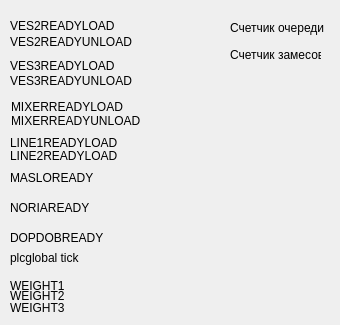
     <widget class="QWidget" name="tab">
      <attribute name="title">
       <string>Статус</string>
      </attribute>
      <widget class="QLabel" name="labelrealweight3">
       <property name="geometry">
        <rect>
         <x>10</x>
         <y>300</y>
         <width>221</width>
         <height>16</height>
        </rect>
       </property>
       <property name="text">
        <string>WEIGHT3</string>
       </property>
      </widget>
      <widget class="QLabel" name="labelves2readyunload">
       <property name="geometry">
        <rect>
         <x>10</x>
         <y>34</y>
         <width>201</width>
         <height>16</height>
        </rect>
       </property>
       <property name="text">
        <string>VES2READYUNLOAD</string>
       </property>
      </widget>
      <widget class="QLabel" name="labelnoriaready">
       <property name="geometry">
        <rect>
         <x>10</x>
         <y>200</y>
         <width>201</width>
         <height>16</height>
        </rect>
       </property>
       <property name="text">
        <string>NORIAREADY</string>
       </property>
      </widget>
      <widget class="QLabel" name="labelmixerreadyload">
       <property name="geometry">
        <rect>
         <x>11</x>
         <y>99</y>
         <width>201</width>
         <height>16</height>
        </rect>
       </property>
       <property name="text">
        <string>MIXERREADYLOAD</string>
       </property>
      </widget>
      <widget class="QLabel" name="labelmasloready">
       <property name="geometry">
        <rect>
         <x>10</x>
         <y>170</y>
         <width>201</width>
         <height>16</height>
        </rect>
       </property>
       <property name="text">
        <string>MASLOREADY</string>
       </property>
      </widget>
      <widget class="QLabel" name="labelrealweight1">
       <property name="geometry">
        <rect>
         <x>10</x>
         <y>278</y>
         <width>221</width>
         <height>16</height>
        </rect>
       </property>
       <property name="text">
        <string>WEIGHT1</string>
       </property>
      </widget>
      <widget class="QLabel" name="labelves2readyload">
       <property name="geometry">
        <rect>
         <x>10</x>
         <y>18</y>
         <width>201</width>
         <height>16</height>
        </rect>
       </property>
       <property name="text">
        <string>VES2READYLOAD</string>
       </property>
      </widget>
      <widget class="QLabel" name="labelves3readyload">
       <property name="geometry">
        <rect>
         <x>10</x>
         <y>58</y>
         <width>201</width>
         <height>16</height>
        </rect>
       </property>
       <property name="text">
        <string>VES3READYLOAD</string>
       </property>
      </widget>
      <widget class="QLabel" name="labelline2readyload">
       <property name="geometry">
        <rect>
         <x>10</x>
         <y>148</y>
         <width>201</width>
         <height>16</height>
        </rect>
       </property>
       <property name="text">
        <string>LINE2READYLOAD</string>
       </property>
      </widget>
      <widget class="QLabel" name="labelrealweight2">
       <property name="geometry">
        <rect>
         <x>10</x>
         <y>288</y>
         <width>221</width>
         <height>16</height>
        </rect>
       </property>
       <property name="text">
        <string>WEIGHT2</string>
       </property>
      </widget>
      <widget class="QLabel" name="labelves3readyunload">
       <property name="geometry">
        <rect>
         <x>10</x>
         <y>73</y>
         <width>201</width>
         <height>16</height>
        </rect>
       </property>
       <property name="text">
        <string>VES3READYUNLOAD</string>
       </property>
      </widget>
      <widget class="QLabel" name="labelmixerreadyunload">
       <property name="geometry">
        <rect>
         <x>11</x>
         <y>113</y>
         <width>201</width>
         <height>16</height>
        </rect>
       </property>
       <property name="text">
        <string>MIXERREADYUNLOAD</string>
       </property>
      </widget>
      <widget class="QLabel" name="labeldopdobready">
       <property name="geometry">
        <rect>
         <x>10</x>
         <y>230</y>
         <width>201</width>
         <height>16</height>
        </rect>
       </property>
       <property name="text">
        <string>DOPDOBREADY</string>
       </property>
      </widget>
      <widget class="QLabel" name="labelcountqueue">
       <property name="geometry">
        <rect>
         <x>230</x>
         <y>20</y>
         <width>101</width>
         <height>16</height>
        </rect>
       </property>
       <property name="text">
        <string>Счетчик очереди</string>
       </property>
      </widget>
      <widget class="QLabel" name="labelcountzames">
       <property name="geometry">
        <rect>
         <x>230</x>
         <y>47</y>
         <width>91</width>
         <height>16</height>
        </rect>
       </property>
       <property name="text">
        <string>Счетчик замесов</string>
       </property>
      </widget>
      <widget class="QLabel" name="labeltimer">
       <property name="geometry">
        <rect>
         <x>10</x>
         <y>250</y>
         <width>151</width>
         <height>16</height>
        </rect>
       </property>
       <property name="text">
        <string>plcglobal tick</string>
       </property>
      </widget>
      <widget class="QLabel" name="labelline1readyload">
       <property name="geometry">
        <rect>
         <x>10</x>
         <y>135</y>
         <width>201</width>
         <height>16</height>
        </rect>
       </property>
       <property name="text">
        <string>LINE1READYLOAD</string>
       </property>
      </widget>
     </widget>
